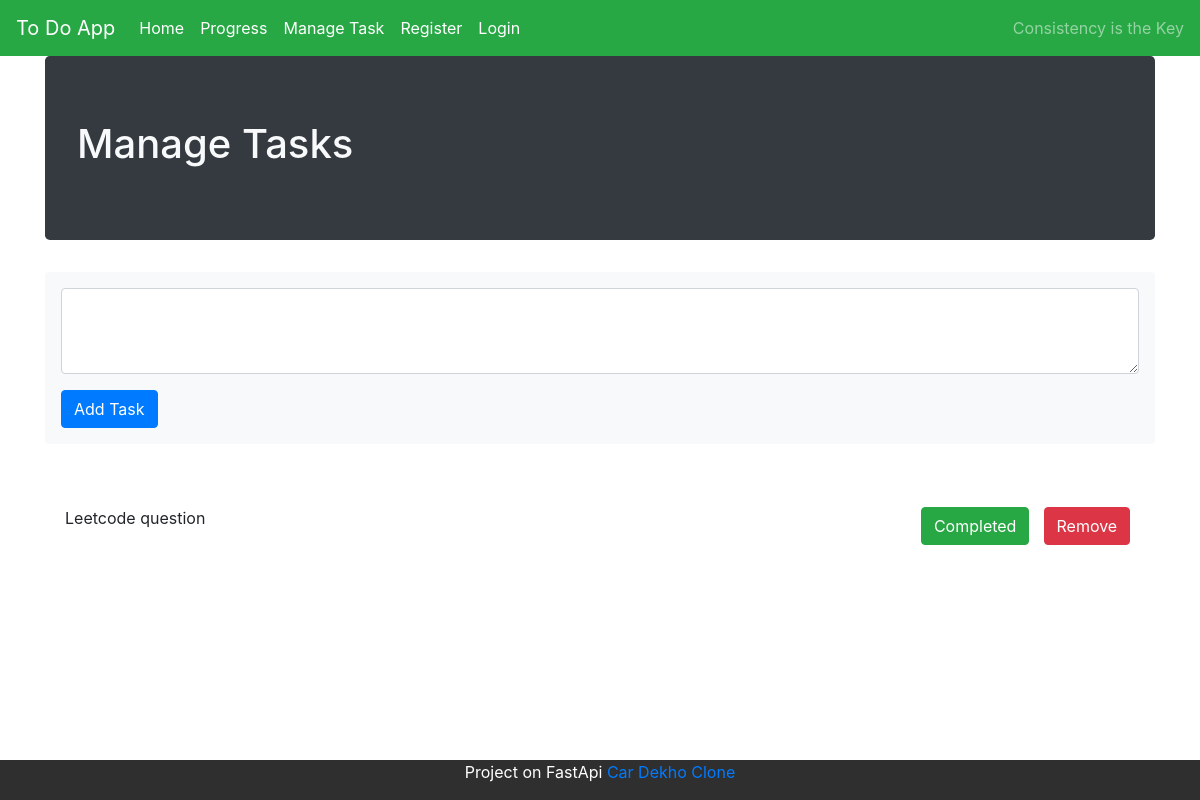
/manage-task/1, run on an earlier commit of the app's database.
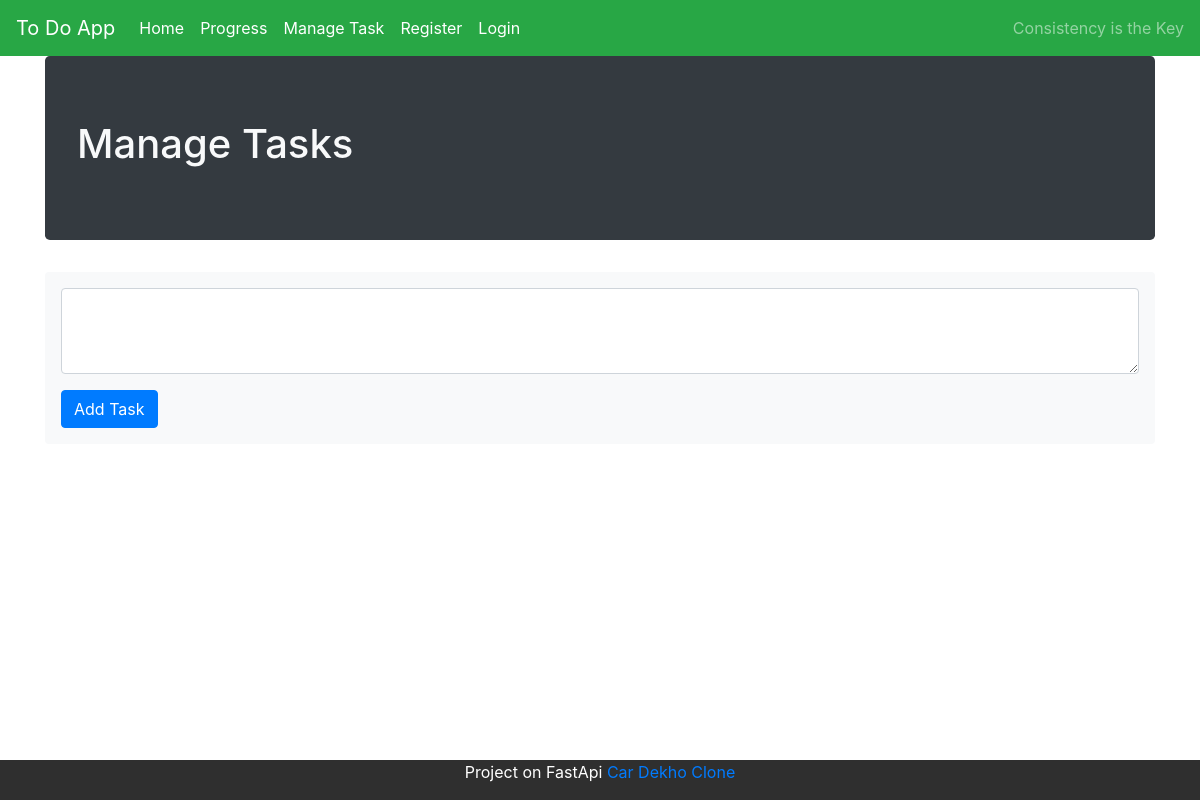
And on a later commit of the database.
### model.py (models this page shows)
class Task(Base):
  __tablename__ = "task"
  id = Column(Integer, primary_key=True, index=True)
  created_time = Column(DateTime)
  created_date = Column(Date)
  title = Column(String, nullable=False)
  status = Column(Boolean, default=False)
  owner_id = Column(Integer, ForeignKey("user.id"))
  owner = relationship("User", back_populates="tasks")

### main.py (the view)
@app.get("/manage-task/{user_id}", response_class=HTMLResponse)
def get_tasks(request: Request, user_id: int, db: Session = Depends(get_db)):
  user = crud.get_user(db, user_id)
  tasks = crud.get_pending_task_by_owner_id(db, date.today(), user_id)
  return templates.TemplateResponse("manage-task.html", {"request": request, "tasks": tasks, "user_id": user_id})

### templates/manage-task.html
<!DOCTYPE html>
<html lang="en">
  {% include "header.html" %}
  <body>
    {% include "navigation.html" %}
    <div class="container">
      <div class="jumbotron text-light bg-dark">
        <h1>Manage Tasks</h1>
      </div>
      <div class="row">
        <div class="col-12">
          {% include "add-task.html" %}
        </div>
      </div>
      <div class="row">
        <div class="col-12">
          <ul class="list-group list-group-flush">
            {% for task in tasks %}
              <li class="list-group-item d-flex justify-content-between align-items-center">
                <p>{{ task.title }}</p>
                <div class="operation">
                  <form action="/task/{{ task.id }}/complete" method="POST" class="badge">
                    <input type="submit" value="Completed" class="btn btn-success" />
                  </form>
                  <form action="/task/{{ task.id }}/delete" method="POST" class="badge">
                    <input type="submit" value="Remove" class="btn btn-danger"/>
                  </form>
                </div>
              </li>
            {% endfor %}
          </ul>
        </div>
      </div>
    {% include "footer.html" %}
  </body>
</html>

What changed in the data, as far as the page shows it:
no longer on this page (row edited): Task: title "Leetcode question"
